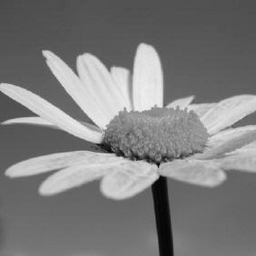
%> input picture TP1/Images/flower.png, 256 x 256 px
$ octave Exo1.m   (GNU Octave 9; MATLAB toolbox functions it lacks are replaced by stand-ins)
%> lines starting %> are read from the running program, lines starting %| are printed output that depends on the picture; in (x1, y1, x2, y2) boxes, pixels count from 0 and x2, y2 are one past the last pixel; in counts of white or black regions, pixels touching at a corner belong together; the program's own positions count from 1
 clc;clear variables;close all;

PLANCHER = im2double(imread("Images/flower.png"));
%> PLANCHER: size 256x256 double; min 0, max 0.937, mean 0.49
J = imnoise(PLANCHER,'gaussian',0,0.01);
[h,w] = size(PLANCHER);
%> h = 256; w = 256

%PLANCHER !

filtre_lissage = 0.25*[1;2;1];
derivation_h = 0.5*[-1,0,1];
derivation_v = derivation_h';

sobel_h = filtre_lissage * derivation_h;
sobel_v = derivation_v * filtre_lissage';

Gv = filter2(sobel_v,J);
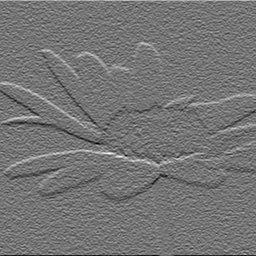
%> Gv: size 256x256 double; min -0.334, max 0.394, mean 0.00031; drawn with min black and max white
Gh = filter2(sobel_h,J);
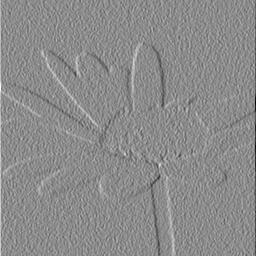
%> Gh: size 256x256 double; min -0.489, max 0.403, mean 0.000197; drawn with min black and max white
%Norme du gradient
G = sqrt(Gv.*Gv+Gh.*Gh);
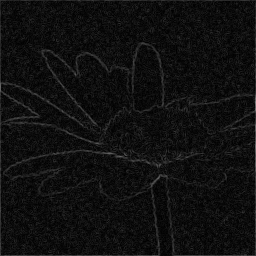
%> G: size 256x256 double; min 0, max 0.5, mean 0.0635


figure(2)
subplot 131
imshow(G,[])
colorbar
title("Norme")
subplot 132
imshow(Gh,[])
colorbar
title("Gradient horizontal")
subplot 133
imshow(Gv,[])
colorbar
title("Gradient vertical")


Gv_n = Gv./(G+0.000001);
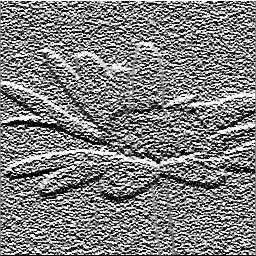
%> Gv_n: size 256x256 double; min -1, max 1, mean 0.00293; drawn with min black and max white
Gh_n = Gh./(G+0.000001);
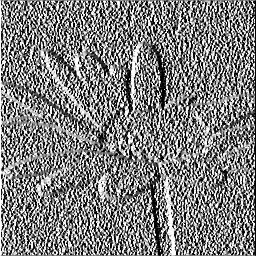
%> Gh_n: size 256x256 double; min -1, max 1, mean 0.00427; drawn with min black and max white


d = 2;
i = 1:h;
%> i = 256 values from 1 to 256
j = 1:w;
%> j = 256 values from 1 to 256

[I,J] = meshgrid(i,j);
I1 = round(I + d*Gv_n);
I1 = double(I1.*(I1<=w) + w .* I1>w);
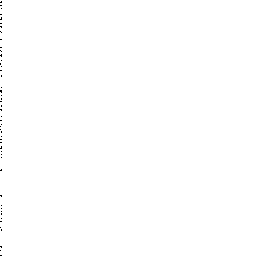
%> I1: size 256x256 double; values 0 (black) and 1 (white), 99.9% white; black in thin lines or dots, all inside (x1, y1, x2, y2) = (0, 1, 2, 256)
I2 = round(I-d*Gv_n);
I2 = I2 .*(I2>=1) + (I2<1);

J1 = round(J-d*Gv_n);
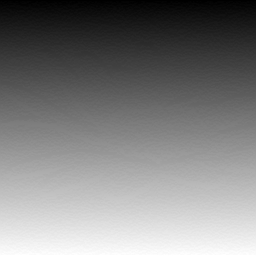
%> J1: size 256x256 double; min -1, max 258, mean 128.5; mean of the top-left, top-right, bottom-left and bottom-right quarters 64.4, 64.4, 192.5, 192.6; drawn with min black and max white
J1 = J1 .*(J1>=1) + (J1<1);
J2 = round(J-d*Gv_n);
J2 = J2 .*(J2>=1) + (J2<1);

eps = 0.5;
C = zeros(h,w);

for n = 1:1:w
    for m = 1:1:h
        I1_ = I1(m,n)
        J1_ = J1(m,n)
%> (the run ends here)
